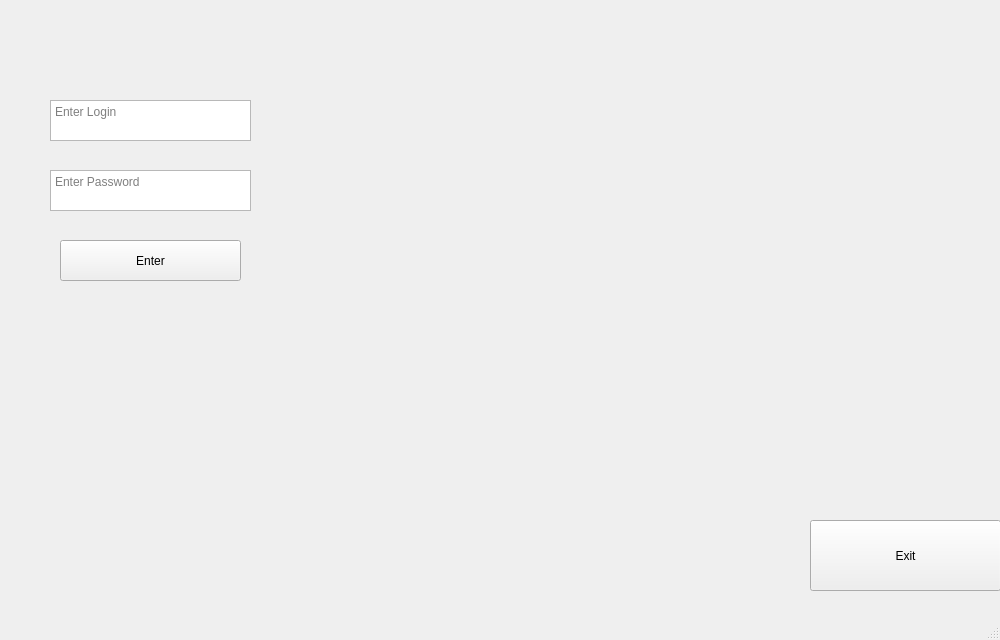
<?xml version="1.0" encoding="UTF-8"?>
<ui version="4.0">
 <class>MainWindow</class>
 <widget class="QMainWindow" name="MainWindow">
  <property name="geometry">
   <rect>
    <x>0</x>
    <y>0</y>
    <width>1000</width>
    <height>640</height>
   </rect>
  </property>
  <property name="windowTitle">
   <string>MainWindow</string>
  </property>
  <widget class="QWidget" name="centralwidget">
   <widget class="QPushButton" name="exit">
    <property name="geometry">
     <rect>
      <x>810</x>
      <y>520</y>
      <width>191</width>
      <height>71</height>
     </rect>
    </property>
    <property name="text">
     <string>Exit</string>
    </property>
   </widget>
   <widget class="QLabel" name="label">
    <property name="geometry">
     <rect>
      <x>0</x>
      <y>0</y>
      <width>1001</width>
      <height>591</height>
     </rect>
    </property>
    <property name="text">
     <string/>
    </property>
    <property name="pixmap">
     <pixmap>../untitled3/n_5a1bcb9e5ade5.jpg</pixmap>
    </property>
   </widget>
   <widget class="QTextEdit" name="login">
    <property name="geometry">
     <rect>
      <x>50</x>
      <y>100</y>
      <width>201</width>
      <height>41</height>
     </rect>
    </property>
    <property name="placeholderText">
     <string>Enter Login</string>
    </property>
   </widget>
   <widget class="QTextEdit" name="password">
    <property name="geometry">
     <rect>
      <x>50</x>
      <y>170</y>
      <width>201</width>
      <height>41</height>
     </rect>
    </property>
    <property name="placeholderText">
     <string>Enter Password</string>
    </property>
   </widget>
   <widget class="QPushButton" name="enter">
    <property name="geometry">
     <rect>
      <x>60</x>
      <y>240</y>
      <width>181</width>
      <height>41</height>
     </rect>
    </property>
    <property name="text">
     <string>Enter</string>
    </property>
   </widget>
   <zorder>label</zorder>
   <zorder>exit</zorder>
   <zorder>login</zorder>
   <zorder>password</zorder>
   <zorder>enter</zorder>
  </widget>
  <widget class="QMenuBar" name="menubar">
   <property name="geometry">
    <rect>
     <x>0</x>
     <y>0</y>
     <width>1000</width>
     <height>26</height>
    </rect>
   </property>
  </widget>
  <widget class="QStatusBar" name="statusbar"/>
 </widget>
 <resources/>
 <connections/>
</ui>
